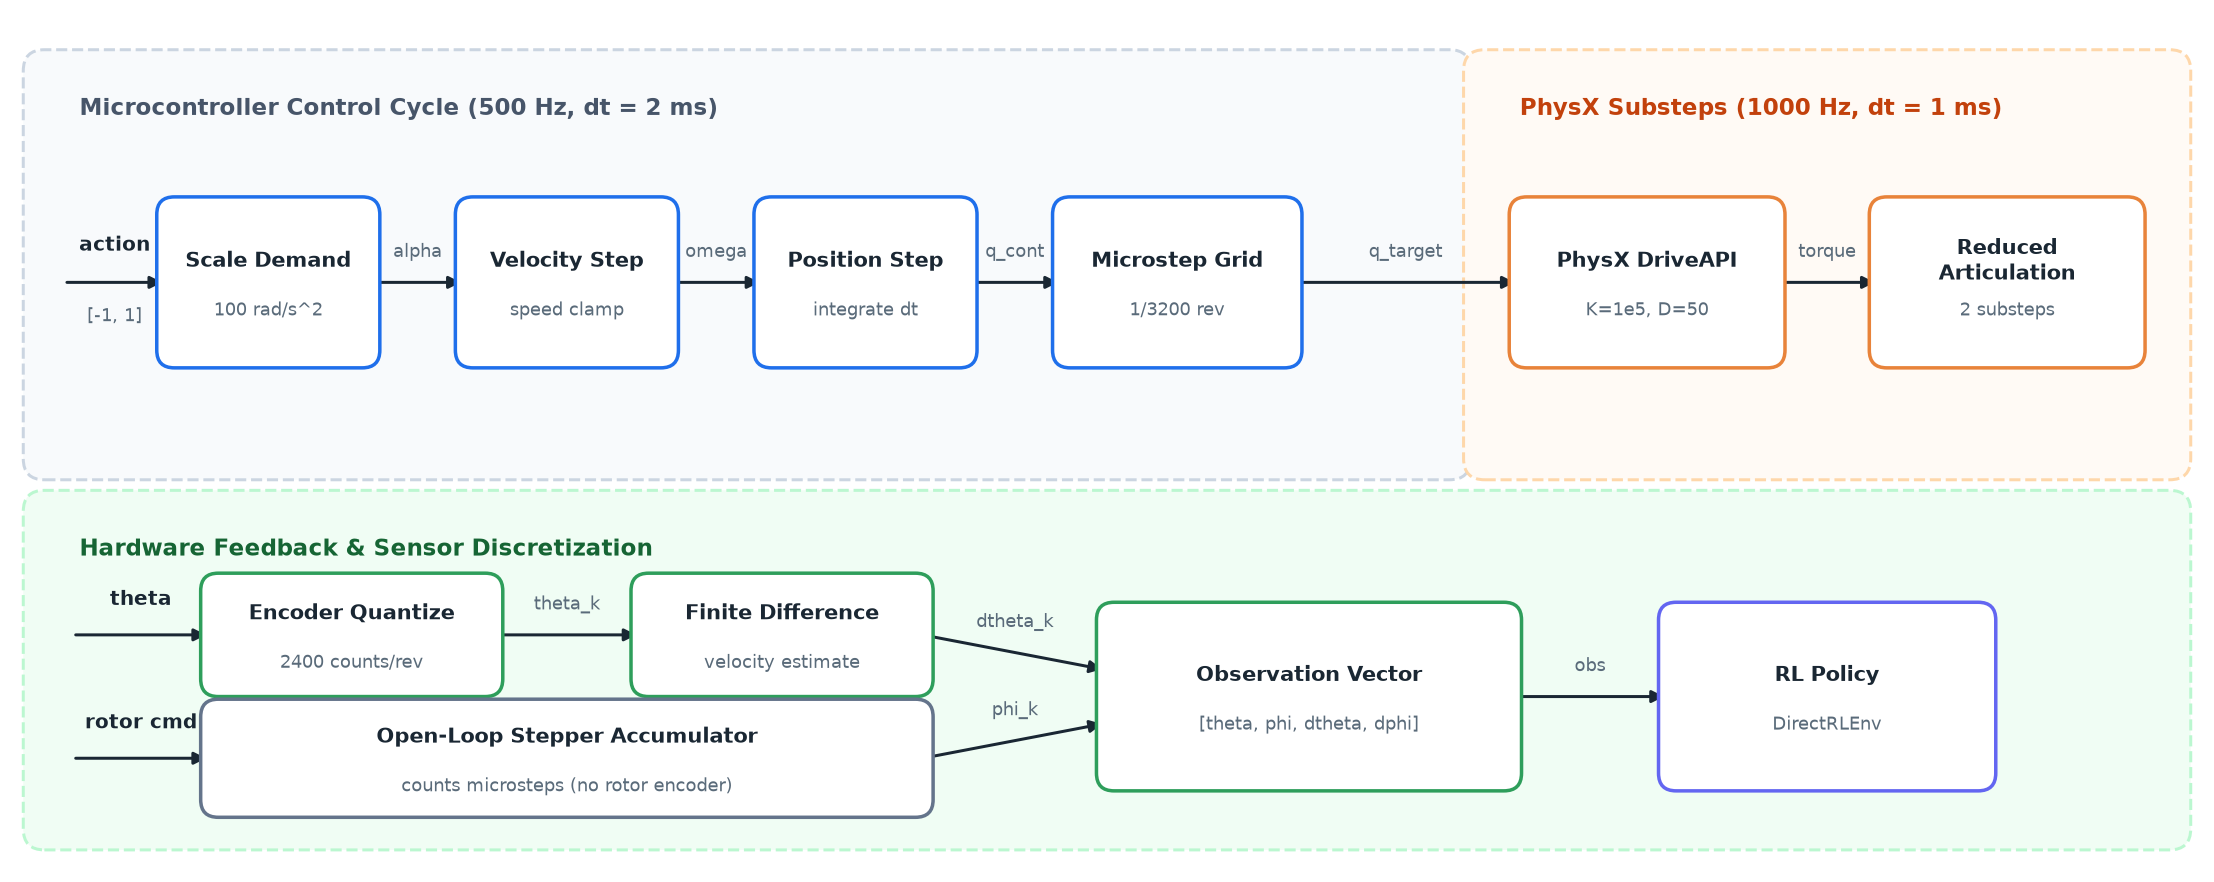

Source code (Python):
# /// script
# requires-python = ">=3.11"
# dependencies = ["matplotlib"]
# ///
"""Draw the stepper motor emulation and sensing pipeline.

Illustrates the discrete acceleration-to-position pipeline alongside the
quantized observation path.
"""

from __future__ import annotations

from pathlib import Path

import matplotlib

matplotlib.use("Agg")
import matplotlib.pyplot as plt
from matplotlib.patches import FancyArrowPatch, FancyBboxPatch

HERE = Path(__file__).resolve().parent

INK = "#1a2733"
MUTED = "#5a6b7a"
ACCENT_BLUE = "#1f6feb"
ACCENT_ORANGE = "#e8833a"
ACCENT_GREEN = "#2e9e5b"
PURPLE = "#6366f1"


def draw_box(
    ax: plt.Axes,
    x: float,
    y: float,
    w: float,
    h: float,
    title: str,
    subtitle: str | None = None,
    color: str = ACCENT_BLUE,
    fill: str = "#ffffff",
) -> float:
    """Draw a rounded labeled block centered vertically at y."""
    box = FancyBboxPatch(
        (x, y - h / 2),
        w,
        h,
        boxstyle="round,pad=0.06,rounding_size=0.10",
        facecolor=fill,
        edgecolor=color,
        linewidth=1.4,
        zorder=3,
    )
    ax.add_patch(box)
    if subtitle:
        ax.text(
            x + w / 2,
            y + 0.12,
            title,
            ha="center",
            va="center",
            fontsize=8.5,
            fontweight="bold",
            color=INK,
            zorder=4,
        )
        ax.text(
            x + w / 2,
            y - 0.16,
            subtitle,
            ha="center",
            va="center",
            fontsize=7.2,
            color=MUTED,
            zorder=4,
        )
    else:
        ax.text(
            x + w / 2,
            y,
            title,
            ha="center",
            va="center",
            fontsize=8.2,
            fontweight="bold",
            color=INK,
            zorder=4,
        )
    return x + w


def draw_arrow(
    ax: plt.Axes,
    start: tuple[float, float],
    end: tuple[float, float],
    label: str | None = None,
    color: str = INK,
    label_y_offset: float = 0.12,
) -> None:
    """Draw a directed signal arrow with optional label."""
    ax.add_patch(
        FancyArrowPatch(
            start,
            end,
            arrowstyle="-|>",
            mutation_scale=10,
            color=color,
            linewidth=1.2,
            zorder=2,
        )
    )
    if label:
        mid_x = (start[0] + end[0]) / 2
        mid_y = (start[1] + end[1]) / 2 + label_y_offset
        ax.text(
            mid_x,
            mid_y,
            label,
            ha="center",
            va="bottom",
            fontsize=7.2,
            color=MUTED,
            zorder=4,
        )


def main() -> None:
    """Generate and save the actuator pipeline architecture diagram."""
    fig, ax = plt.subplots(figsize=(12.4, 5.0), dpi=180)
    ax.set_xlim(0, 12.4)
    ax.set_ylim(-0.2, 4.6)
    ax.axis("off")

    # Background groupings
    # 1. Control loop (500 Hz)
    rect_500 = FancyBboxPatch(
        (0.15, 2.1),
        8.0,
        2.2,
        boxstyle="round,pad=0.12",
        facecolor="#f8fafc",
        edgecolor="#cbd5e1",
        linestyle="--",
        linewidth=1.2,
        zorder=1,
    )
    ax.add_patch(rect_500)
    ax.text(
        0.35,
        4.05,
        "Microcontroller Control Cycle (500 Hz, dt = 2 ms)",
        fontsize=9,
        fontweight="bold",
        color="#475569",
        zorder=2,
    )

    # 2. Physics simulation (1000 Hz)
    rect_phys = FancyBboxPatch(
        (8.35, 2.1),
        3.9,
        2.2,
        boxstyle="round,pad=0.12",
        facecolor="#fffaf5",
        edgecolor="#fed7aa",
        linestyle="--",
        linewidth=1.2,
        zorder=1,
    )
    ax.add_patch(rect_phys)
    ax.text(
        8.55,
        4.05,
        "PhysX Substeps (1000 Hz, dt = 1 ms)",
        fontsize=9,
        fontweight="bold",
        color="#c2410c",
        zorder=2,
    )

    # 3. Observation sensing pipeline
    rect_obs = FancyBboxPatch(
        (0.15, 0.0),
        12.1,
        1.8,
        boxstyle="round,pad=0.12",
        facecolor="#f0fdf4",
        edgecolor="#bbf7d0",
        linestyle="--",
        linewidth=1.2,
        zorder=1,
    )
    ax.add_patch(rect_obs)
    ax.text(
        0.35,
        1.55,
        "Hardware Feedback & Sensor Discretization",
        fontsize=9,
        fontweight="bold",
        color="#166534",
        zorder=2,
    )

    # Top flow: Actuator pipeline
    y_act = 3.1
    # Input
    draw_arrow(ax, (0.25, y_act), (0.85, y_act))
    ax.text(
        0.55,
        y_act + 0.18,
        "action",
        fontsize=8,
        ha="center",
        color=INK,
        fontweight="bold",
    )
    ax.text(0.55, y_act - 0.22, "[-1, 1]", fontsize=7, ha="center", color=MUTED)

    # Box 1: Scale Accel
    draw_box(ax, 0.85, y_act, 1.15, 0.85, "Scale Demand", "100 rad/s^2", ACCENT_BLUE)
    draw_arrow(ax, (2.0, y_act), (2.55, y_act), "alpha")

    # Box 2: Velocity integration
    draw_box(ax, 2.55, y_act, 1.15, 0.85, "Velocity Step", "speed clamp", ACCENT_BLUE)
    draw_arrow(ax, (3.7, y_act), (4.25, y_act), "omega")

    # Box 3: Position integration
    draw_box(ax, 4.25, y_act, 1.15, 0.85, "Position Step", "integrate dt", ACCENT_BLUE)
    draw_arrow(ax, (5.4, y_act), (5.95, y_act), "q_cont")

    # Box 4: Microstep lattice
    draw_box(ax, 5.95, y_act, 1.3, 0.85, "Microstep Grid", "1/3200 rev", ACCENT_BLUE)
    draw_arrow(ax, (7.25, y_act), (8.55, y_act), "q_target")

    # Box 5: DriveAPI
    draw_box(
        ax, 8.55, y_act, 1.45, 0.85, "PhysX DriveAPI", "K=1e5, D=50", ACCENT_ORANGE
    )
    draw_arrow(ax, (10.0, y_act), (10.6, y_act), "torque")

    # Box 6: Articulation
    draw_box(
        ax,
        10.6,
        y_act,
        1.45,
        0.85,
        "Reduced\nArticulation",
        "2 substeps",
        ACCENT_ORANGE,
    )

    # Bottom flow: Sensing
    y_sens = 0.75
    # Pendulum physical angle
    draw_arrow(ax, (0.3, y_sens + 0.35), (1.1, y_sens + 0.35))
    ax.text(
        0.7,
        y_sens + 0.52,
        "theta",
        fontsize=8,
        ha="center",
        color=INK,
        fontweight="bold",
    )

    # Box: Encoder
    draw_box(
        ax,
        1.1,
        y_sens + 0.35,
        1.6,
        0.58,
        "Encoder Quantize",
        "2400 counts/rev",
        ACCENT_GREEN,
    )
    draw_arrow(ax, (2.7, y_sens + 0.35), (3.55, y_sens + 0.35), "theta_k")

    # Box: Differencing
    draw_box(
        ax,
        3.55,
        y_sens + 0.35,
        1.6,
        0.58,
        "Finite Difference",
        "velocity estimate",
        ACCENT_GREEN,
    )
    draw_arrow(ax, (5.15, y_sens + 0.35), (6.2, y_sens + 0.15), "dtheta_k")

    # Rotor physical angle (open loop!)
    draw_arrow(ax, (0.3, y_sens - 0.35), (1.1, y_sens - 0.35))
    ax.text(
        0.7,
        y_sens - 0.18,
        "rotor cmd",
        fontsize=7.8,
        ha="center",
        color=INK,
        fontweight="bold",
    )

    draw_box(
        ax,
        1.1,
        y_sens - 0.35,
        4.05,
        0.55,
        "Open-Loop Stepper Accumulator",
        "counts microsteps (no rotor encoder)",
        "#64748b",
    )
    draw_arrow(ax, (5.15, y_sens - 0.35), (6.2, y_sens - 0.15), "phi_k")

    # Observation vector assembling
    draw_box(
        ax,
        6.2,
        y_sens,
        2.3,
        0.95,
        "Observation Vector",
        "[theta, phi, dtheta, dphi]",
        ACCENT_GREEN,
    )
    draw_arrow(ax, (8.5, y_sens), (9.4, y_sens), "obs")

    # Policy
    draw_box(ax, 9.4, y_sens, 1.8, 0.95, "RL Policy", "DirectRLEnv", PURPLE)

    plt.tight_layout()
    out_path = HERE / "actuator_pipeline.png"
    plt.savefig(out_path, dpi=180, bbox_inches="tight")
    print(f"Wrote {out_path}")


if __name__ == "__main__":
    main()
